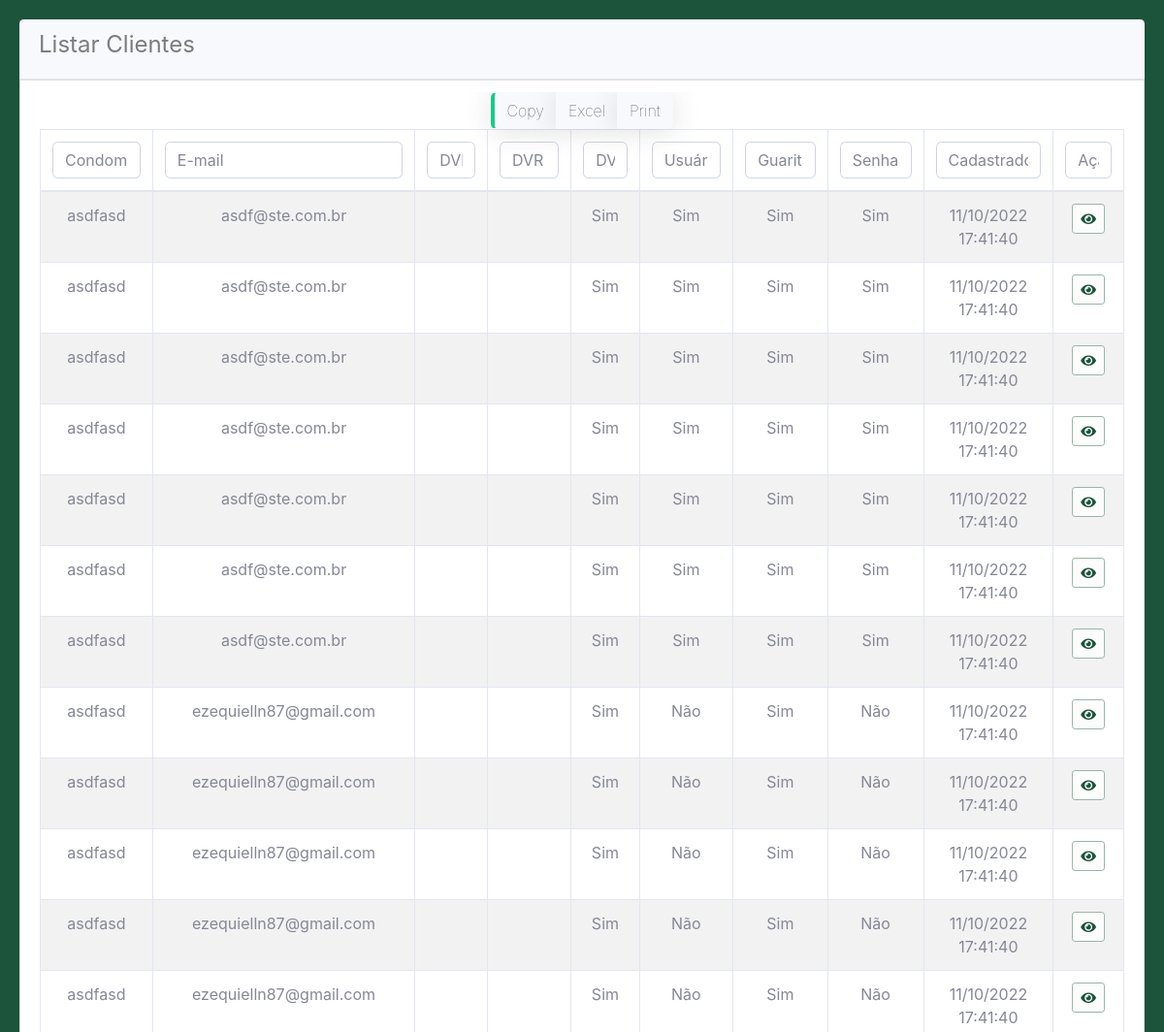
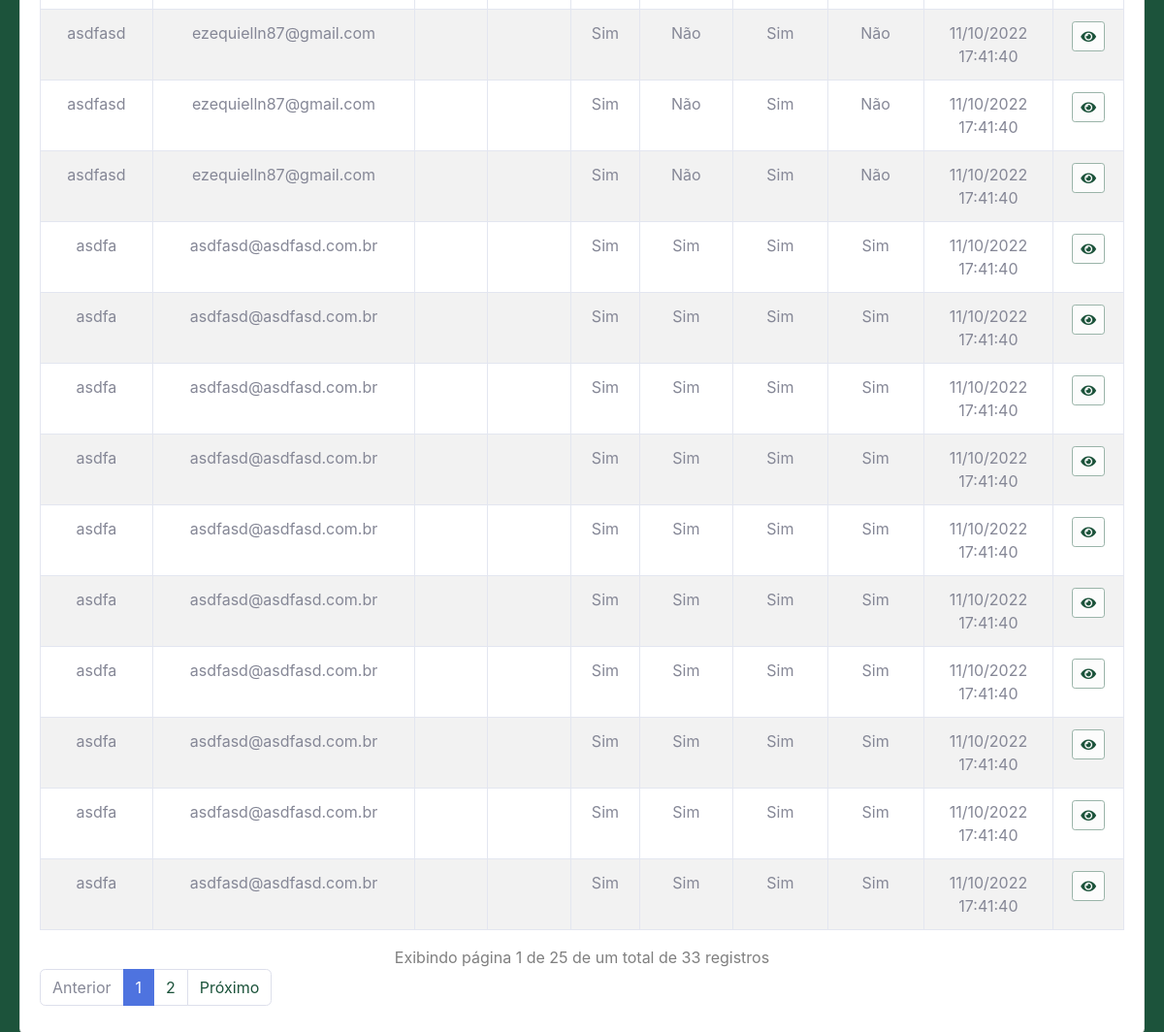
The app's page /listar.php with its own data (2 pictures, top to bottom).
### tables this page shows
CREATE TABLE `cliente` (
  `id` int NOT NULL,
  `condominio` varchar(150) NOT NULL,
  `email` varchar(150) NOT NULL,
  `dvrdhcp` varchar(5) NOT NULL,
  `usuariocriado` varchar(5) NOT NULL,
  `guaritaipdhcp` varchar(5) NOT NULL,
  `senhaguaritaip` varchar(5) NOT NULL,
  `createad` timestamp NOT NULL DEFAULT CURRENT_TIMESTAMP ON UPDATE CURRENT_TIMESTAMP
);

### app/portaria/Models/helper/AdmsRead.php (called while the page is built, shortened)
<?php
require_once './app/portaria/Models/helper/AdmsConn.php';
class AdmsRead extends AdmsConn
{
    private $Select;
    private $Query;
    public function fullRead($Query, $ParseString = null)
    {
        $this->Select = (string) $Query;
        $this->exeInstrucao();
    }
    private function exeInstrucao()
    {
        $this->conexao();
        try {
            $this->Query->execute();
            $this->Resultado = $this->Query->fetchAll();
        } catch (Exception $ex) {
            $this->Resultado = null;
        }
    }
    private function conexao()
    {
        $this->Conn = parent::getConn();
        $this->Query = $this->Conn->prepare($this->Select);
        $this->Query->setFetchMode(PDO::FETCH_ASSOC);
    }
}

### app/portaria/Models/helper/AdmsConn.php (called while the page is built, shortened)
<?php
class AdmsConn
{
    public static $Host = HOST;
    public static $User = USER;
    public static $Pass = PASS;
    public static $Dbname = DBNAME;
    private static $Connect = null;
    private static function conectar()
    {
        try {
            if(self::$Connect == null){
                self::$Connect = new PDO('mysql:host=' . self::$Host . ';dbname=' . self::$Dbname, self::$User, self::$Pass);
            }
        } catch (Exception $exc) {
            echo 'mensagem: ' . $exc->getMessage();
            die;
        }
        return self::$Connect;
    }
    public function getConn()
    {
        return self::conectar();
    }
}

### app/portaria/Models/Listar.php (called while the page is built, shortened)
<?php
require './app/portaria/Models/helper/AdmsRead.php';
class Listar
{
    public function lista()
    {
        $lista = new \app\portaria\Models\helper\AdmsRead;
        $lista->fullRead("SELECT * FROM cliente", "");
    }
}

### app/portaria/Views/listarCliente.php (the view, shortened to what this page needs)
<body class="text-center menuPrincipal text-black-50">
    <div class="card-body">
        <div class="card-header text-left">
            <div class=" font-weight-normal float-lg-center">
                <h4> Listar Clientes</h4>
            </div>
        </div>
        <div class="list-group-item">
            <div class="table-responsive">
                <table class="table datatable table-striped table-hover table-bordered" id="myTable" width="100%" cellspacing="0">
                    <thead>
                        <tr>
                            <th>Condomínio</th>
                            <th>E-mail</th>
                            <th>DVR Marca</th>
                            <th>DVR Modelo</th>
                            <th>DVR DHCP</th>
                            <th>Usuário Criado</th>
                            <th>Guarita IP DHCP</th>
                            <th>Senha Guarita IP</th>
                            <th>Cadastrado</th>
                            <th>Ação</th>
                        </tr>
                    </thead>
                    <tbody>
                        <?php
                        foreach ($this->dados['list'] as $linha) {
                            extract($linha);
                        ?>
                            <tr>
                                <td>
                                    <?=$condominio?>
                                </td>
                                <td>
                                    <?=$email?>
                                </td>
                                <td>
                                </td>
                                <td>
                                </td>
                                <td>
                                    <?=$dvrdhcp?>
                                </td>
                                <td>
                                    <?=$usuariocriado?>
                                </td>
                                <td>
                                    <?=$guaritaipdhcp?>
                                </td>
                                <td>
                                    <?=$senhaguaritaip?>
                                </td>
                                <td>
                                    <?php
                                    $date = new DateTime($created);
                                    echo $date->format('d/m/Y H:i:s') . "\n";
                                    ?>
                                </td>
                                <td>
                                    <a class="btn btn-outline-primary btn-sm" href="?id=<?=$id?>"><i class="fas fa-eye"></i></a>
                                </td>
                            </tr>
                        <?php
                        }
                        ?>
                    </tbody>
                </table>
            </div>
        </div>
    </div>
</body>

### listar.php (shortened to what this page needs)
<!DOCTYPE html>
<html lang="pt-br">
    <?php
    require './app/portaria/Controllers/Listar.php';
    $Url = new Listar();
    $Url->index();
    ?>
</html>

### app/portaria/Controllers/Listar.php (shortened to what this page needs)
<?php
require './app/portaria/Models/Listar.php';
class Listar
{
    private $dados;
    public function index()
    {
        $this->idDevices = filter_input(INPUT_GET, 'id', FILTER_SANITIZE_URL);
        if (isset($this->idDevices)) {
            $devices = new \app\portaria\Models\Listar;
            $devices->devices($this->idDevices);
            $this->dados['devices'] = $devices->getResult();
            $this->renderizar('listarDevices.php');
        } else {
            $this->dados = filter_input_array(INPUT_POST, FILTER_DEFAULT);
            $cliente = new \app\portaria\Models\Listar;
            $cliente->lista();
            $this->renderizar('listarCliente.php');
        }
    }
    private function renderizar(string $page)
    {
        include_once 'app/portaria/Views/header.php';
        include_once 'app/portaria/Views/'.$page;
    }
}

### app/portaria/Views/header.php (shortened to what this page needs)
<head>
    <link href="vendor/fontawesome-free/css/all.min.css" rel="stylesheet" type="text/css">
    <link href="fonts/css.css" rel="stylesheet">
    <link href="css/sb-admin-2.min.css" rel="stylesheet">
    <link href="css/style2.css" rel="stylesheet">
    <link href="css/personalizado.css" rel="stylesheet">
</head>

### css/style2.css (style rules this page uses)
a:link { text-decoration: none; color: #000; }

### css/personalizado.css (style rules this page uses)
a:link { color: #1C533B; }
.menuPrincipal { background-color: #1C533B; border-top-right-radius: 10px; border-bottom-right-radius: 10px; margin-bottom: 0rem; color: #FFF; }
html { position: relative; min-height: 100%; }

### records on screen
cliente: condominio "asdfasd", email "asdf@ste.com.br", dvrdhcp "Sim", usuariocriado "Sim", guaritaipdhcp "Sim", senhaguaritaip "Sim", format "11/10/2022 17:41:40"
cliente: condominio "asdfasd", email "asdf@ste.com.br", dvrdhcp "Sim", usuariocriado "Sim", guaritaipdhcp "Sim", senhaguaritaip "Sim", format "11/10/2022 17:41:40"
cliente: condominio "asdfasd", email "asdf@ste.com.br", dvrdhcp "Sim", usuariocriado "Sim", guaritaipdhcp "Sim", senhaguaritaip "Sim", format "11/10/2022 17:41:40"
cliente: condominio "asdfasd", email "asdf@ste.com.br", dvrdhcp "Sim", usuariocriado "Sim", guaritaipdhcp "Sim", senhaguaritaip "Sim", format "11/10/2022 17:41:40"
cliente: condominio "asdfasd", email "asdf@ste.com.br", dvrdhcp "Sim", usuariocriado "Sim", guaritaipdhcp "Sim", senhaguaritaip "Sim", format "11/10/2022 17:41:40"
cliente: condominio "asdfasd", email "asdf@ste.com.br", dvrdhcp "Sim", usuariocriado "Sim", guaritaipdhcp "Sim", senhaguaritaip "Sim", format "11/10/2022 17:41:40"
cliente: condominio "asdfasd", email "asdf@ste.com.br", dvrdhcp "Sim", usuariocriado "Sim", guaritaipdhcp "Sim", senhaguaritaip "Sim", format "11/10/2022 17:41:40"
cliente: condominio "asdfa", email "asdfasd@asdfasd.com.br", dvrdhcp "Sim", usuariocriado "Sim", guaritaipdhcp "Sim", senhaguaritaip "Sim", format "11/10/2022 17:41:40"
cliente: condominio "asdfa", email "asdfasd@asdfasd.com.br", dvrdhcp "Sim", usuariocriado "Sim", guaritaipdhcp "Sim", senhaguaritaip "Sim", format "11/10/2022 17:41:40"
cliente: condominio "asdfa", email "asdfasd@asdfasd.com.br", dvrdhcp "Sim", usuariocriado "Sim", guaritaipdhcp "Sim", senhaguaritaip "Sim", format "11/10/2022 17:41:40"
cliente: condominio "asdfa", email "asdfasd@asdfasd.com.br", dvrdhcp "Sim", usuariocriado "Sim", guaritaipdhcp "Sim", senhaguaritaip "Sim", format "11/10/2022 17:41:40"
cliente: condominio "asdfa", email "asdfasd@asdfasd.com.br", dvrdhcp "Sim", usuariocriado "Sim", guaritaipdhcp "Sim", senhaguaritaip "Sim", format "11/10/2022 17:41:40"
cliente: condominio "asdfa", email "asdfasd@asdfasd.com.br", dvrdhcp "Sim", usuariocriado "Sim", guaritaipdhcp "Sim", senhaguaritaip "Sim", format "11/10/2022 17:41:40"
cliente: condominio "asdfa", email "asdfasd@asdfasd.com.br", dvrdhcp "Sim", usuariocriado "Sim", guaritaipdhcp "Sim", senhaguaritaip "Sim", format "11/10/2022 17:41:40"
cliente: condominio "asdfa", email "asdfasd@asdfasd.com.br", dvrdhcp "Sim", usuariocriado "Sim", guaritaipdhcp "Sim", senhaguaritaip "Sim", format "11/10/2022 17:41:40"
cliente: condominio "asdfa", email "asdfasd@asdfasd.com.br", dvrdhcp "Sim", usuariocriado "Sim", guaritaipdhcp "Sim", senhaguaritaip "Sim", format "11/10/2022 17:41:40"
cliente: condominio "asdfa", email "asdfasd@asdfasd.com.br", dvrdhcp "Sim", usuariocriado "Sim", guaritaipdhcp "Sim", senhaguaritaip "Sim", format "11/10/2022 17:41:40"
cliente: condominio "asdfasd", email "ezequielln87@gmail.com", dvrdhcp "Sim", usuariocriado "Não", guaritaipdhcp "Sim", senhaguaritaip "Não", format "11/10/2022 17:41:40"
cliente: condominio "asdfasd", email "ezequielln87@gmail.com", dvrdhcp "Sim", usuariocriado "Não", guaritaipdhcp "Sim", senhaguaritaip "Não", format "11/10/2022 17:41:40"
cliente: condominio "asdfasd", email "ezequielln87@gmail.com", dvrdhcp "Sim", usuariocriado "Não", guaritaipdhcp "Sim", senhaguaritaip "Não", format "11/10/2022 17:41:40"
cliente: condominio "asdfasd", email "ezequielln87@gmail.com", dvrdhcp "Sim", usuariocriado "Não", guaritaipdhcp "Sim", senhaguaritaip "Não", format "11/10/2022 17:41:40"
cliente: condominio "asdfasd", email "ezequielln87@gmail.com", dvrdhcp "Sim", usuariocriado "Não", guaritaipdhcp "Sim", senhaguaritaip "Não", format "11/10/2022 17:41:40"
cliente: condominio "asdfasd", email "ezequielln87@gmail.com", dvrdhcp "Sim", usuariocriado "Não", guaritaipdhcp "Sim", senhaguaritaip "Não", format "11/10/2022 17:41:40"
cliente: condominio "asdfasd", email "ezequielln87@gmail.com", dvrdhcp "Sim", usuariocriado "Não", guaritaipdhcp "Sim", senhaguaritaip "Não", format "11/10/2022 17:41:40"
cliente: condominio "asdfasd", email "ezequielln87@gmail.com", dvrdhcp "Sim", usuariocriado "Não", guaritaipdhcp "Sim", senhaguaritaip "Não", format "11/10/2022 17:41:40"
